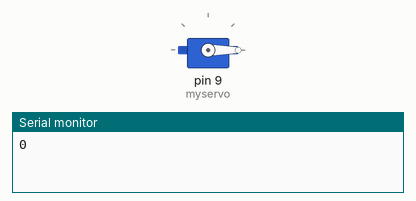
Recording of a sketch running on a simulated Arduino Uno, built with avr-gcc and run on an emulated ATmega328P. Shown: servo, the last lines printed to the serial monitor.

Above: at 0.05 s.
At 1.0 s:
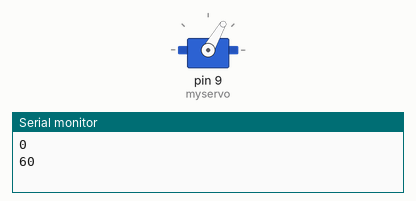
At 1.5 s:
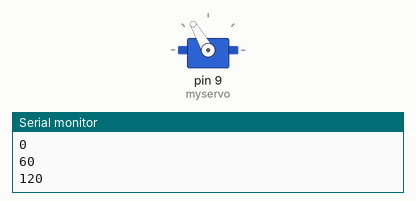
At 2.0 s:
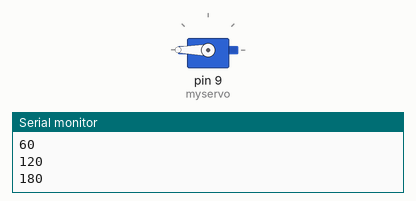
Timing chart, 0 to 4.6 s (numbered marks = the images above):
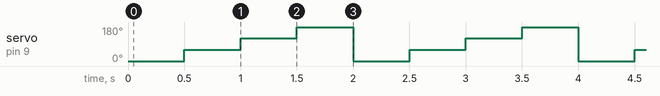

The sketch:

sketch_feb14b.ino
```cpp
#include <Servo.h>

Servo myservo;
#define n 3
void setup() {
  // put your setup code here, to run once:
    Serial.begin(9600);
}

void loop() {
  // put your main code here, to run repeatedly:
    myservo.attach(9);
    myservo.write(0);
    Serial.println(0);
    delay(500);
    myservo.write(60);
    Serial.println(60);
    delay(500);
    myservo.write(120);
    Serial.println(120);
    delay(500);
    myservo.write(180);
    Serial.println(180);
    delay(500);
}
```

Measured:
- by itself, servo on pin 9 (myservo): repeats every 2.0 s: 120° 0.50 s, 180° 0.50 s, 0° 0.50 s, 60° 0.50 s
